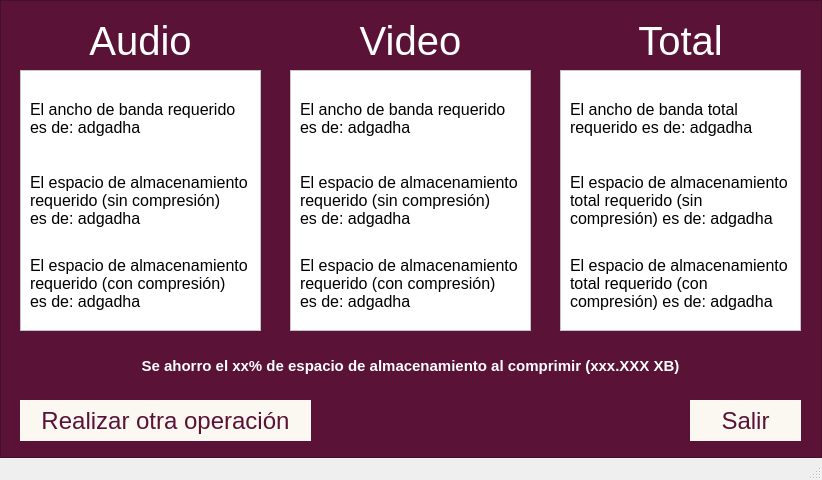
<?xml version="1.0" encoding="UTF-8"?>
<ui version="4.0">
 <class>MainWindow</class>
 <widget class="QMainWindow" name="MainWindow">
  <property name="geometry">
   <rect>
    <x>0</x>
    <y>0</y>
    <width>822</width>
    <height>480</height>
   </rect>
  </property>
  <property name="windowTitle">
   <string>MainWindow</string>
  </property>
  <widget class="QWidget" name="centralwidget">
   <layout class="QVBoxLayout" name="verticalLayout">
    <property name="leftMargin">
     <number>0</number>
    </property>
    <property name="topMargin">
     <number>0</number>
    </property>
    <property name="rightMargin">
     <number>0</number>
    </property>
    <property name="bottomMargin">
     <number>0</number>
    </property>
    <item>
     <widget class="QFrame" name="frame">
      <property name="styleSheet">
       <string notr="true">background: #5a1236</string>
      </property>
      <property name="frameShape">
       <enum>QFrame::StyledPanel</enum>
      </property>
      <property name="frameShadow">
       <enum>QFrame::Raised</enum>
      </property>
      <widget class="QFrame" name="frame_2">
       <property name="geometry">
        <rect>
         <x>20</x>
         <y>70</y>
         <width>241</width>
         <height>261</height>
        </rect>
       </property>
       <property name="styleSheet">
        <string notr="true">background-color: #fff;</string>
       </property>
       <property name="frameShape">
        <enum>QFrame::StyledPanel</enum>
       </property>
       <property name="frameShadow">
        <enum>QFrame::Raised</enum>
       </property>
       <layout class="QVBoxLayout" name="verticalLayout_6">
        <item>
         <widget class="QLabel" name="audio_bw">
          <property name="font">
           <font>
            <pointsize>12</pointsize>
           </font>
          </property>
          <property name="text">
           <string>El ancho de banda requerido
es de: adgadha</string>
          </property>
         </widget>
        </item>
        <item>
         <widget class="QLabel" name="audio_storage_original">
          <property name="font">
           <font>
            <pointsize>12</pointsize>
           </font>
          </property>
          <property name="text">
           <string>El espacio de almacenamiento
requerido (sin compresión)
es de: adgadha</string>
          </property>
         </widget>
        </item>
        <item>
         <widget class="QLabel" name="audio_storage_compressed">
          <property name="font">
           <font>
            <pointsize>12</pointsize>
           </font>
          </property>
          <property name="text">
           <string>El espacio de almacenamiento
requerido (con compresión)
es de: adgadha</string>
          </property>
         </widget>
        </item>
       </layout>
      </widget>
      <widget class="QLabel" name="label">
       <property name="geometry">
        <rect>
         <x>20</x>
         <y>20</y>
         <width>241</width>
         <height>41</height>
        </rect>
       </property>
       <property name="font">
        <font>
         <pointsize>30</pointsize>
        </font>
       </property>
       <property name="styleSheet">
        <string notr="true">color: #fff;</string>
       </property>
       <property name="text">
        <string>Audio</string>
       </property>
       <property name="alignment">
        <set>Qt::AlignCenter</set>
       </property>
      </widget>
      <widget class="QLabel" name="label_2">
       <property name="geometry">
        <rect>
         <x>290</x>
         <y>20</y>
         <width>241</width>
         <height>41</height>
        </rect>
       </property>
       <property name="font">
        <font>
         <pointsize>30</pointsize>
        </font>
       </property>
       <property name="styleSheet">
        <string notr="true">color: #fff;</string>
       </property>
       <property name="text">
        <string>Video</string>
       </property>
       <property name="alignment">
        <set>Qt::AlignCenter</set>
       </property>
      </widget>
      <widget class="QFrame" name="frame_3">
       <property name="geometry">
        <rect>
         <x>290</x>
         <y>70</y>
         <width>241</width>
         <height>261</height>
        </rect>
       </property>
       <property name="styleSheet">
        <string notr="true">background-color: #fff;</string>
       </property>
       <property name="frameShape">
        <enum>QFrame::StyledPanel</enum>
       </property>
       <property name="frameShadow">
        <enum>QFrame::Raised</enum>
       </property>
       <layout class="QVBoxLayout" name="verticalLayout_7">
        <item>
         <widget class="QLabel" name="video_bw">
          <property name="font">
           <font>
            <pointsize>12</pointsize>
           </font>
          </property>
          <property name="text">
           <string>El ancho de banda requerido
es de: adgadha</string>
          </property>
         </widget>
        </item>
        <item>
         <widget class="QLabel" name="video_storage_original">
          <property name="font">
           <font>
            <pointsize>12</pointsize>
           </font>
          </property>
          <property name="text">
           <string>El espacio de almacenamiento
requerido (sin compresión)
es de: adgadha</string>
          </property>
         </widget>
        </item>
        <item>
         <widget class="QLabel" name="video_storage_compressed">
          <property name="font">
           <font>
            <pointsize>12</pointsize>
           </font>
          </property>
          <property name="text">
           <string>El espacio de almacenamiento
requerido (con compresión)
es de: adgadha</string>
          </property>
         </widget>
        </item>
       </layout>
      </widget>
      <widget class="QFrame" name="frame_4">
       <property name="geometry">
        <rect>
         <x>560</x>
         <y>70</y>
         <width>241</width>
         <height>261</height>
        </rect>
       </property>
       <property name="styleSheet">
        <string notr="true">background-color: #fff;</string>
       </property>
       <property name="frameShape">
        <enum>QFrame::StyledPanel</enum>
       </property>
       <property name="frameShadow">
        <enum>QFrame::Raised</enum>
       </property>
       <layout class="QVBoxLayout" name="verticalLayout_8">
        <item>
         <widget class="QLabel" name="total_bw">
          <property name="font">
           <font>
            <pointsize>12</pointsize>
           </font>
          </property>
          <property name="text">
           <string>El ancho de banda total
requerido es de: adgadha</string>
          </property>
         </widget>
        </item>
        <item>
         <widget class="QLabel" name="total_storage_original">
          <property name="font">
           <font>
            <pointsize>12</pointsize>
           </font>
          </property>
          <property name="text">
           <string>El espacio de almacenamiento
total requerido (sin
compresión) es de: adgadha</string>
          </property>
         </widget>
        </item>
        <item>
         <widget class="QLabel" name="total_storage_compressed">
          <property name="font">
           <font>
            <pointsize>12</pointsize>
           </font>
          </property>
          <property name="text">
           <string>El espacio de almacenamiento
total requerido (con
compresión) es de: adgadha</string>
          </property>
         </widget>
        </item>
       </layout>
      </widget>
      <widget class="QLabel" name="label_3">
       <property name="geometry">
        <rect>
         <x>560</x>
         <y>20</y>
         <width>241</width>
         <height>41</height>
        </rect>
       </property>
       <property name="font">
        <font>
         <pointsize>30</pointsize>
        </font>
       </property>
       <property name="styleSheet">
        <string notr="true">color: #fff;</string>
       </property>
       <property name="text">
        <string>Total</string>
       </property>
       <property name="alignment">
        <set>Qt::AlignCenter</set>
       </property>
      </widget>
      <widget class="QPushButton" name="calculate_again">
       <property name="geometry">
        <rect>
         <x>20</x>
         <y>400</y>
         <width>291</width>
         <height>41</height>
        </rect>
       </property>
       <property name="font">
        <font>
         <pointsize>18</pointsize>
        </font>
       </property>
       <property name="styleSheet">
        <string notr="true">background-color: #FAF8F1;
color: #5a1236;
border: none</string>
       </property>
       <property name="text">
        <string>Realizar otra operación</string>
       </property>
      </widget>
      <widget class="QPushButton" name="exit">
       <property name="geometry">
        <rect>
         <x>690</x>
         <y>400</y>
         <width>111</width>
         <height>41</height>
        </rect>
       </property>
       <property name="font">
        <font>
         <pointsize>18</pointsize>
        </font>
       </property>
       <property name="styleSheet">
        <string notr="true">background-color: #FAF8F1;
color: #5a1236;
border: none</string>
       </property>
       <property name="text">
        <string>Salir</string>
       </property>
      </widget>
      <widget class="QLabel" name="result_label">
       <property name="geometry">
        <rect>
         <x>20</x>
         <y>350</y>
         <width>781</width>
         <height>31</height>
        </rect>
       </property>
       <property name="font">
        <font>
         <pointsize>11</pointsize>
         <weight>75</weight>
         <bold>true</bold>
        </font>
       </property>
       <property name="styleSheet">
        <string notr="true">color: #fff;
text-transform: uppercase;
font-weight: bold;</string>
       </property>
       <property name="text">
        <string>Se ahorro el xx% de espacio de almacenamiento al comprimir (xxx.XXX XB)</string>
       </property>
       <property name="alignment">
        <set>Qt::AlignCenter</set>
       </property>
      </widget>
     </widget>
    </item>
   </layout>
  </widget>
  <widget class="QStatusBar" name="statusbar"/>
 </widget>
 <resources/>
 <connections/>
</ui>
